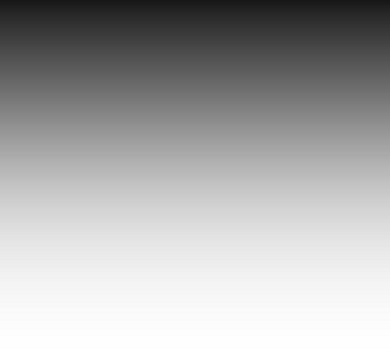
#> input picture data/images/gradient.jpg, 390 x 363 px
$ jupyter execute 1-thresholding.ipynb   (shell and % lines are left out)
#> lines starting #> are read from the running program, lines starting #| are printed output that depends on the picture; after the words box and inside, x2 and y2 are one past the last pixel; in counts of white or black regions, pixels touching at a corner belong together
# this is my note for starting Image Processing

### Binary image processing is a fundamental technique in digital image analysis, where images are represented using only two pixel intensity values, typically 0 (black) and 1 (white). This simplification allows for efficient processing and analysis, particularly in tasks such as object detection, segmentation, and morphological operations.
> By converting grayscale or color images into binary form through thresholding, complex structures can be reduced to their essential shapes, making it easier to identify edges, contours, and regions of interest. Binary image processing is widely used in applications like document scanning, medical imaging, and computer vision, where the focus is on extracting meaningful information from the shape and structure of objects rather than their color or texture. Its computational efficiency and simplicity make it a powerful tool in real-time systems and resource-constrained environments.

<div style="display: grid; grid-template-columns: repeat(2, 1fr); gap: 10px;">
  <h1 style="color: green;">- Thresholding</h1>
  <div style="color: green;">1- Binary and Binary Inverted <br/> 2-Truncate to up or to Zero <br/> 3-Trunc <br/> 4-To Zero And Inverse </div>
</div>
<div style="display: grid; grid-template-columns: repeat(2, 1fr); gap: 10px;">
  <h4 style="color:rgb(86, 143, 143) ;">- Amirreza zare <br/> - 3/7/2025 </h4>
</div>

[cell 1]
# Thresholding with numpy

import cv2
import numpy as np
import matplotlib.pyplot as plt

img = cv2.imread('../data/images/gradient.jpg')
#> img is the input picture: shape (363, 390, 3); min 23, max 255, mean 172.7
new_img = np.copy(img)
new_img[new_img < 127] = 0
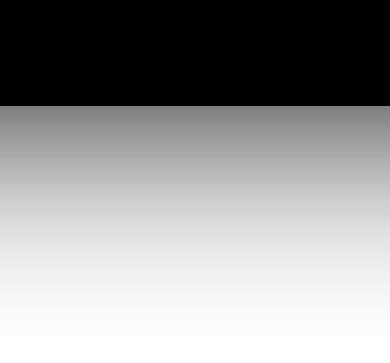
#> new_img: shape (363, 390, 3); min 0, max 255, mean 150.5
new_img[new_img > 127] = 255

plt.figure(figsize=(10 , 5))
plt.subplot(121);plt.imshow(img , cmap='gray');plt.title('Original')
plt.subplot(122);plt.imshow(new_img , cmap='gray');plt.title('Output')
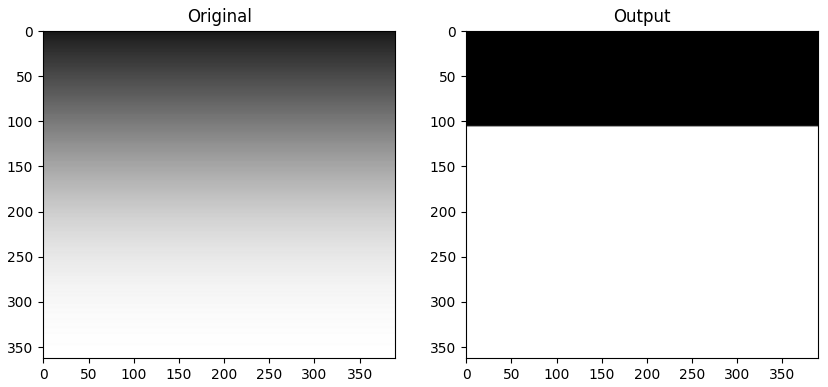
#> figure drawn by matplotlib, 2 panels

[cell 2]
#THRESHOLDING USING OPEN_CV

floor = 127
max = 255
ret , new_img = cv2.threshold(img , floor , max  , cv2.THRESH_BINARY)
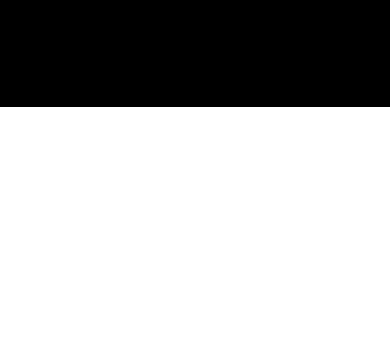
#> new_img: shape (363, 390, 3); 70.5% white; 1 black region, box (x1, y1, x2, y2) and area: (0, 0, 390, 107) 41730
#> ret = 127
print(ret)
#| 127.0

plt.figure(figsize=(10 , 5))
plt.subplot(121);plt.imshow(img , cmap='gray');plt.title('Original')
plt.subplot(122);plt.imshow(new_img , cmap='gray');plt.title('Output')

[cell 3]
_ , thresh1 = cv2.threshold(img , 127 , 255 ,cv2.THRESH_BINARY)
_ , thresh2 = cv2.threshold(img , 127 , 255 ,cv2.THRESH_BINARY_INV)
_ , thresh3 = cv2.threshold(img , 127 , 255 ,cv2.THRESH_TRUNC)
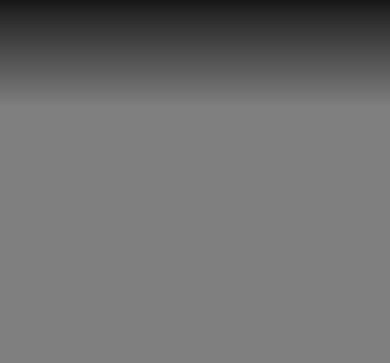
#> thresh3: shape (363, 390, 3); min 23, max 127, mean 112.1
_ , thresh4 = cv2.threshold(img , 127 , 255 ,cv2.THRESH_TOZERO)
_ , thresh5 = cv2.threshold(img , 127 , 255 ,cv2.THRESH_TOZERO_INV)
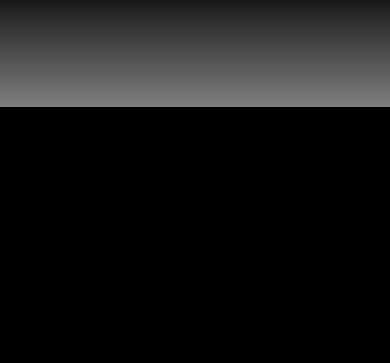
#> thresh5: shape (363, 390, 3); min 0, max 127, mean 22.5

plt.figure(figsize=(10 , 10))
plt.subplot(231);plt.imshow(thresh1 , cmap='gray');plt.title('THRESH_BINARY')
plt.subplot(232);plt.imshow(thresh2 , cmap='gray');plt.title('THRESH_BINARY_INV')
plt.subplot(233);plt.imshow(thresh3 , cmap='gray');plt.title('THRESH_TRUNC')
plt.subplot(234);plt.imshow(thresh4 , cmap='gray');plt.title('THRESH_TOZERO')
plt.subplot(235);plt.imshow(thresh5 , cmap='gray');plt.title('THRESH_TOZERO_INV')
plt.subplot(236);plt.imshow(img , cmap='gray');plt.title('Original')

[cell 4]
# FREE UP MEMORY AND RESOURCES
import gc

gc.collect()

[cell 5]
import cv2
import matplotlib.pyplot as plt

img = cv2.imread('../data/images/plate.jpg')
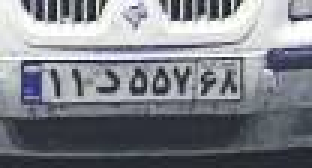
#> input picture data/images/plate.jpg, 104 x 56 px (shown 3 times larger)
#> img is the input picture: shape (56, 104, 3); mean B, G, R 136.3, 129.5, 126.5

img = cv2.cvtColor(img , cv2.COLOR_BGR2GRAY)
#> img: shape (56, 104)

_ , thresh1 = cv2.threshold(img , 127 , 255 ,cv2.THRESH_BINARY)
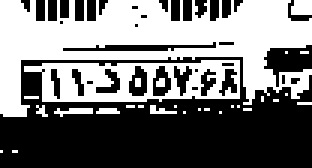
#> thresh1: shape (56, 104) (shown 3 times larger); 45.9% white; 28 white regions (24 under 20 px), largest, box (x1, y1, x2, y2) and area: (0, 0, 104, 39) 1943, (8, 20, 80, 34) 586, (97, 0, 104, 5) 33, (18, 36, 31, 39) 23
_ , thresh2 = cv2.threshold(img , 127 , 255 ,cv2.THRESH_BINARY_INV)
_ , thresh3 = cv2.threshold(img , 127 , 255 ,cv2.THRESH_TRUNC)
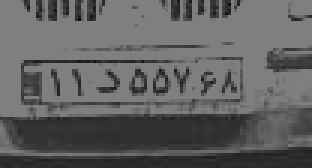
#> thresh3: shape (56, 104) (shown 3 times larger); min 11, max 127, mean 96.4
_ , thresh4 = cv2.threshold(img , 127 , 255 ,cv2.THRESH_TOZERO)
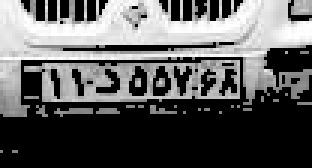
#> thresh4: shape (56, 104) (shown 3 times larger); min 0, max 255, mean 91.3
_ , thresh5 = cv2.threshold(img , 127 , 255 ,cv2.THRESH_TOZERO_INV)
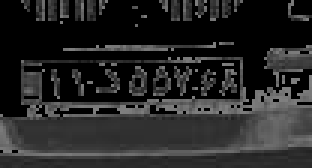
#> thresh5: shape (56, 104) (shown 3 times larger); min 0, max 127, mean 38.1

plt.figure(figsize=(10 , 7))
plt.subplot(231);plt.imshow(thresh1 , cmap='gray');plt.title('THRESH_BINARY')
plt.subplot(232);plt.imshow(thresh2 , cmap='gray');plt.title('THRESH_BINARY_INV')
plt.subplot(233);plt.imshow(thresh3 , cmap='gray');plt.title('THRESH_TRUNC')
plt.subplot(234);plt.imshow(thresh4 , cmap='gray');plt.title('THRESH_TOZERO')
plt.subplot(235);plt.imshow(thresh5 , cmap='gray');plt.title('THRESH_TOZERO_INV')
plt.subplot(236);plt.imshow(img , cmap='gray');plt.title('Original')
